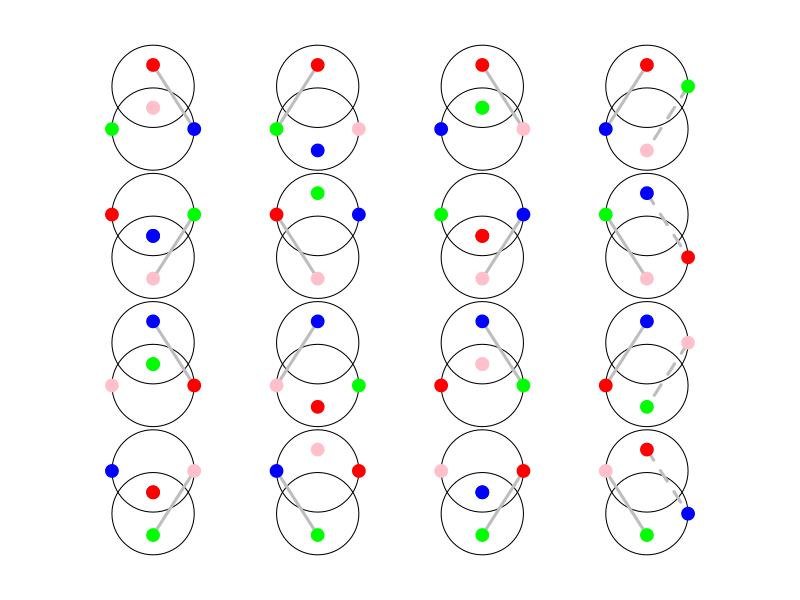

Write the R code that produced this figure.


drawit <- function(x,y)
 {
  symbols( x, y+1, circles=1 , lwd=1 , add=TRUE, inches=FALSE)
  symbols( x, y-1, circles=1 , lwd=1 , add=TRUE, inches=FALSE)
 }

jug <- function( x, y, vv, pp=19, cx=1.7 )
 { 
  # x, y are centers of the figure 8
  # vv is a vector over the 8 standard positions, whose in each
  # among 8 standard positions 
  dx <- c(0,1,0,-1,0,1,0,-1)
  dy <- c(2,1,0,-1,-2,-1,0,1)
  for( i in 1:8 )
   {
    if( !is.na(vv[i]) )
     {
      points( x+dx[i], y+dy[i], pch=pp, cex=cx, col=vv[i] )
     }
   }
 }

pass <- function(x,y,i,j,...)
 {
  dx <- c(0,1,0,-1,0,1,0,-1)
  dy <- c(2,1,0,-1,-2,-1,0,1)
  lines( x + dx[c(i,j)] , y+ dy[c(i,j)], lwd=3, col="grey", ... )
 }


pdf( file="el-turbo.pdf" , height=(26/3), width=(18/3) )
par( mar=c(0,0,0,0) )
plot( 0,0, xlim=c(0,18), ylim=c(0,26), type="n", axes=FALSE )

xc <- 3; yc <- 22
drawit( xc, yc )
vv <- c("red", NA, "pink", "green", NA, "blue", "pink", NA )
pass( xc, yc, 1, 6 )
jug( xc, yc, vv )

xc <- 7; yc <- 22
vv <- c("red", NA, NA, "green", "blue", "pink", NA, NA )
drawit( xc, yc )
pass( xc, yc, 1, 4 )
jug( xc, yc, vv )

xc <- 11; yc <- 22
vv <- c("red", NA, "green", "blue", NA ,  "pink", "green", NA )
drawit( xc, yc )
pass( xc, yc, 1, 6 )
jug( xc, yc, vv )

xc <- 15; yc <- 22
vv <- c("red", "green", NA, "blue", "pink",NA, NA, NA )
drawit( xc, yc )
pass( xc, yc, 1, 4 )
pass( xc, yc, 2, 5, lty=2 )
jug( xc, yc, vv )

# 2nd row

xc <- 3; yc <- 16
vv <- c(NA,  "green", "blue", NA, "pink",NA, "blue", "red"  )
drawit( xc, yc )
pass( xc, yc, 2, 5 )
jug( xc, yc, vv )

xc <- 7; yc <- 16
vv <- c( "green", "blue", NA, NA, "pink",NA, NA, "red"  )
drawit( xc, yc )
pass( xc, yc, 5, 8 )
jug( xc, yc, vv )

xc <- 11; yc <- 16
vv <- c( NA, "blue", "red", NA, "pink",NA, "red", "green"  )
drawit( xc, yc )
pass( xc, yc, 5, 2 )
jug( xc, yc, vv )

xc <- 15; yc <- 16
vv <- c( "blue", NA, NA, NA, "pink","red", NA, "green"  )
drawit( xc, yc )
pass( xc, yc, 5, 8 )
pass( xc, yc, 1, 6, lty=2 )
jug( xc, yc, vv )

## row 3

xc <- 3; yc <- 10
vv <- c( "blue", NA, "green",  "pink", NA, "red", "green" ,NA  )
drawit( xc, yc )
pass( xc, yc, 1, 6 )
jug( xc, yc, vv )

xc <- 7; yc <- 10
vv <- c( "blue", NA, NA,  "pink", "red", "green" , NA, NA )
drawit( xc, yc )
pass( xc, yc, 1, 4 )
jug( xc, yc, vv )

xc <- 11; yc <- 10
vv <- c( "blue", NA,  "pink", "red", NA, "green" , "pink", NA )
drawit( xc, yc )
pass( xc, yc, 1, 6 )
jug( xc, yc, vv )

xc <- 15; yc <- 10
vv <- c( "blue",  "pink", NA, "red", "green" , NA, NA, NA )
drawit( xc, yc )
pass( xc, yc, 1, 4 )
pass( xc, yc, 2, 5, lty=2 )
jug( xc, yc, vv )

# last row
xc <- 3; yc <- 4
vv <- c( NA, "pink", "red", NA, "green" , NA, "red", "blue" )
drawit( xc, yc )
pass( xc, yc, 5, 2 )
jug( xc, yc, vv )

xc <- 7; yc <- 4
vv <- c( "pink", "red", NA, NA, "green" , NA, NA, "blue" )
drawit( xc, yc )
pass( xc, yc, 5, 8 )
jug( xc, yc, vv )

xc <- 11; yc <- 4
vv <- c( NA, "red", "blue", NA, "green" , NA, "blue", "pink" )
drawit( xc, yc )
pass( xc, yc, 5, 2 )
jug( xc, yc, vv )

xc <- 15; yc <- 4
vv <- c(  "red", NA, NA, NA, "green",  "blue", NA,  "pink" )
drawit( xc, yc )
pass( xc, yc, 5, 8 )
pass( xc, yc, 1, 6 , lty=2)
jug( xc, yc, vv )









dev.off()
